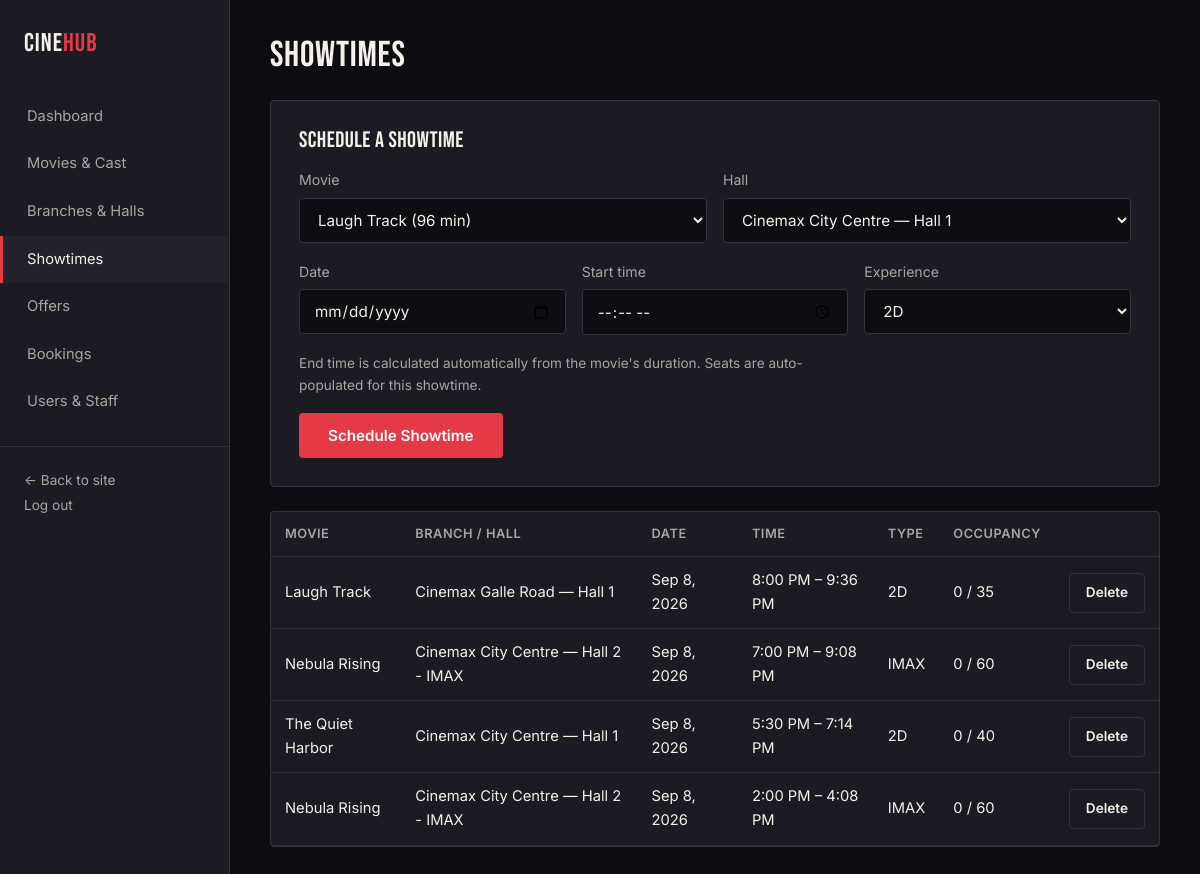
Page /admin/showtimes.php (signed in) on the committed database.
### tables this page shows
CREATE TABLE show_time (
    show_id INT AUTO_INCREMENT PRIMARY KEY,
    movie_id INT NOT NULL,
    hall_id INT NOT NULL,
    experience_type VARCHAR(50),
    date DATE NOT NULL,
    start_time TIME NOT NULL,
    end_time TIME NOT NULL,
    FOREIGN KEY (movie_id) REFERENCES movie(movie_id) ON DELETE CASCADE,
    FOREIGN KEY (hall_id) REFERENCES hall(hall_id) ON DELETE CASCADE
);

CREATE TABLE movie (
    movie_id INT AUTO_INCREMENT PRIMARY KEY,
    title VARCHAR(200) NOT NULL,
    duration INT NOT NULL,
    imdb_rate DECIMAL(3,1),
    genre VARCHAR(100),
    description TEXT,
    language VARCHAR(50),
    poster_path VARCHAR(255),
    created_at TIMESTAMP DEFAULT CURRENT_TIMESTAMP
);

CREATE TABLE branch (
    branch_id INT AUTO_INCREMENT PRIMARY KEY,
    name VARCHAR(150) NOT NULL,
    email VARCHAR(150),
    location VARCHAR(255) NOT NULL,
    contact_number VARCHAR(20)
);

CREATE TABLE hall (
    hall_id INT AUTO_INCREMENT PRIMARY KEY,
    branch_id INT NOT NULL,
    name VARCHAR(100) NOT NULL,
    location VARCHAR(150),
    capacity INT NOT NULL,
    type VARCHAR(50),
    FOREIGN KEY (branch_id) REFERENCES branch(branch_id) ON DELETE CASCADE
);

### admin/showtimes.php (the view, shortened to what this page needs)
<?php
require_once '../config/db.php';
$movies = $pdo->query("SELECT movie_id, title, duration FROM movie ORDER BY title")->fetchAll();
$halls = $pdo->query("
    SELECT h.hall_id, h.name, b.name AS branch_name FROM hall h JOIN branch b ON b.branch_id = h.branch_id ORDER BY b.name, h.name
")->fetchAll();
$showtimes = $pdo->query("
    SELECT st.*, m.title, h.name AS hall_name, b.name AS branch_name,
           (SELECT COUNT(*) FROM showtime_seat ss WHERE ss.show_id = st.show_id AND ss.status != 'Available') AS seats_taken,
           (SELECT COUNT(*) FROM showtime_seat ss WHERE ss.show_id = st.show_id) AS total_seats
    FROM show_time st
    JOIN movie m ON m.movie_id = st.movie_id
    JOIN hall h ON h.hall_id = st.hall_id
    JOIN branch b ON b.branch_id = h.branch_id
    ORDER BY st.date DESC, st.start_time DESC
")->fetchAll();
include 'admin_header.php';
?>
<h2 class="mb-24">Showtimes</h2>
<div class="card mb-24">
    <h3 class="mb-16">Schedule a Showtime</h3>
    <form method="POST">
        <div style="display:grid; grid-template-columns:1fr 1fr; gap:16px;">
            <div class="form-group">
                <label>Movie</label>
                <select name="movie_id" required>
                    <?php foreach ($movies as $m): ?>
                        <option value="<?= $m['movie_id'] ?>"><?= htmlspecialchars($m['title']) ?> (<?= (int)$m['duration'] ?> min)</option>
                    <?php endforeach; ?>
                </select>
            </div>
            <div class="form-group">
                <label>Hall</label>
                <select name="hall_id" required>
                    <?php foreach ($halls as $h): ?>
                        <option value="<?= $h['hall_id'] ?>"><?= htmlspecialchars($h['branch_name']) ?> — <?= htmlspecialchars($h['name']) ?></option>
                    <?php endforeach; ?>
                </select>
            </div>
        </div>
        <div style="display:grid; grid-template-columns:1fr 1fr 1fr; gap:16px;">
            <div class="form-group"><label>Date</label><input type="date" name="date" required></div>
            <div class="form-group"><label>Start time</label><input type="time" name="start_time" required></div>
            <div class="form-group">
                <label>Experience</label>
                <select name="experience_type"><option>2D</option><option>3D</option><option>IMAX</option><option>Recliner</option></select>
            </div>
        </div>
        <p class="text-dim mb-16" style="font-size:0.85rem;">End time is calculated automatically from the movie's duration. Seats are auto-populated for this showtime.</p>
        <button type="submit" name="add_showtime" class="btn btn-primary">Schedule Showtime</button>
    </form>
</div>
<div class="card" style="padding:0;">
    <table>
        <thead><tr><th>Movie</th><th>Branch / Hall</th><th>Date</th><th>Time</th><th>Type</th><th>Occupancy</th><th></th></tr></thead>
        <tbody>
        <?php foreach ($showtimes as $s): ?>
            <tr>
                <td><?= htmlspecialchars($s['title']) ?></td>
                <td><?= htmlspecialchars($s['branch_name']) ?> — <?= htmlspecialchars($s['hall_name']) ?></td>
                <td><?= date('M j, Y', strtotime($s['date'])) ?></td>
                <td><?= date('g:i A', strtotime($s['start_time'])) ?> – <?= date('g:i A', strtotime($s['end_time'])) ?></td>
                <td><?= htmlspecialchars($s['experience_type']) ?></td>
                <td><?= (int)$s['seats_taken'] ?> / <?= (int)$s['total_seats'] ?></td>
                <td><a href="showtimes.php?delete=<?= $s['show_id'] ?>" class="btn btn-ghost btn-sm" onclick="return confirm('Delete this showtime?');">Delete</a></td>
            </tr>
        <?php endforeach; ?>
        </tbody>
    </table>
</div>
<?php include 'admin_footer.php'; ?>

### css/style.css (style rules this page uses)
:root { --bg: #0D0D12; --bg-raised: #1B1B24; --bg-raised-2: #24242F; --text: #F5F1E8; --text-dim: #A9A6A0; --red: #E63946; --red-dim: #B32A35; --gold: #C9A961; --border: #33333F; --success: #4CA37B; --font-display: 'Bebas Neue', 'Oswald', sans-serif; --font-body: 'Inter', -apple-system, BlinkMacSystemFont, 'Segoe UI', sans-serif; --radius: 4px; --shadow: 0 8px 24px rgba(0,0,0,0.4); }
* { box-sizing: border-box; margin: 0; padding: 0; }
html { scroll-behavior: smooth; }
body { background: var(--bg); color: var(--text); font-family: var(--font-body); font-size: 16px; line-height: 1.6; min-height: 100vh; }
a { color: inherit; text-decoration: none; }
h1, h2, h3, h4 { font-family: var(--font-display); letter-spacing: 0.02em; line-height: 1.1; font-weight: 400; }
h2 { font-size: clamp(1.8rem, 3vw, 2.6rem); }
h3 { font-size: 1.4rem; }
p { color: var(--text-dim); max-width: 62ch; }
.btn { display: inline-flex; align-items: center; justify-content: center; gap: 8px; padding: 12px 28px; border-radius: var(--radius); font-family: var(--font-body); font-weight: 600; font-size: 0.95rem; border: 1px solid transparent; cursor: pointer; transition: transform 0.15s ease, background 0.15s ease, border-color 0.15s ease; }
.btn-primary { background:#e50914; color: #fff; }
.btn-ghost { background: transparent; color: var(--text); border-color: var(--border); }
.btn-sm { padding: 8px 16px; font-size: 0.85rem; }
.card { background: var(--bg-raised); border: 1px solid var(--border); border-radius: var(--radius); padding: 28px; }
.form-group { margin-bottom: 18px; }
label { display: block; font-size: 0.88rem; color: var(--text-dim); margin-bottom: 6px; }
input, select, textarea { width: 100%; background: var(--bg); border: 1px solid var(--border); color: var(--text); padding: 11px 14px; border-radius: var(--radius); font-family: var(--font-body); font-size: 0.95rem; }
table { width: 100%; border-collapse: collapse; }
th, td { text-align: left; padding: 12px 14px; border-bottom: 1px solid var(--border); font-size: 0.92rem; }
th { color: var(--text-dim); font-weight: 600; font-size: 0.8rem; text-transform: uppercase; letter-spacing: 0.04em; }
.mb-16 { margin-bottom:16px; }
.mb-24 { margin-bottom:24px; }
.text-dim { color: var(--text-dim); }
.btn-primary { background: var(--red); color: #fff; }

### rows in the picture
show_time: movie.title "Laugh Track", branch.name "Cinemax Galle Road", hall.name "Hall 1", date "Sep 8, 2026", start_time "8:00 PM", end_time "9:36 PM", experience_type "2D", seats_taken "0", total_seats "35"
show_time: movie.title "Nebula Rising", branch.name "Cinemax City Centre", hall.name "Hall 2 - IMAX", date "Sep 8, 2026", start_time "7:00 PM", end_time "9:08 PM", experience_type "IMAX", seats_taken "0", total_seats "60"
show_time: movie.title "The Quiet Harbor", branch.name "Cinemax City Centre", hall.name "Hall 1", date "Sep 8, 2026", start_time "5:30 PM", end_time "7:14 PM", experience_type "2D", seats_taken "0", total_seats "40"
show_time: movie.title "Nebula Rising", branch.name "Cinemax City Centre", hall.name "Hall 2 - IMAX", date "Sep 8, 2026", start_time "2:00 PM", end_time "4:08 PM", experience_type "IMAX", seats_taken "0", total_seats "60"

### other values in the picture
form field movie_id "Laugh Track (96 min)"
form field hall_id "Cinemax City Centre — Hall 1"
